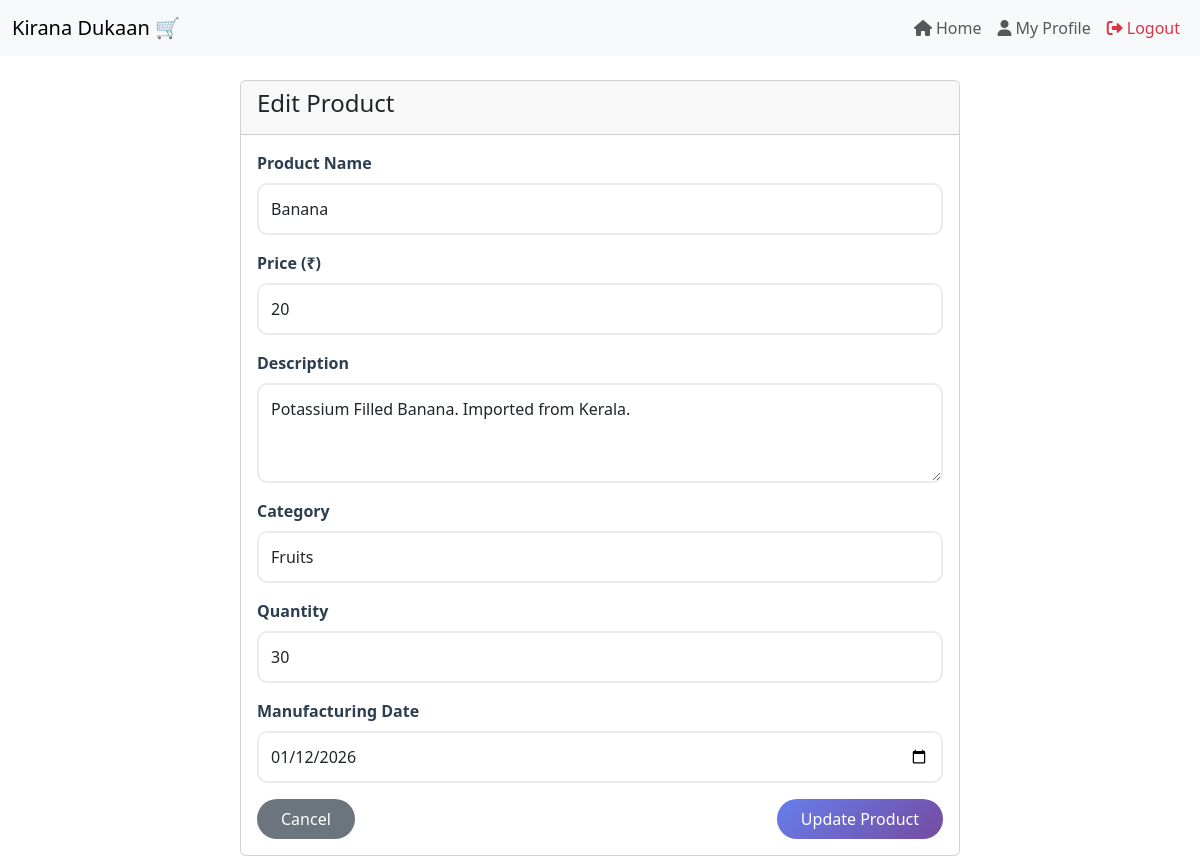
/admin/products/edit/2 (signed in), run on an earlier commit of the app's database.
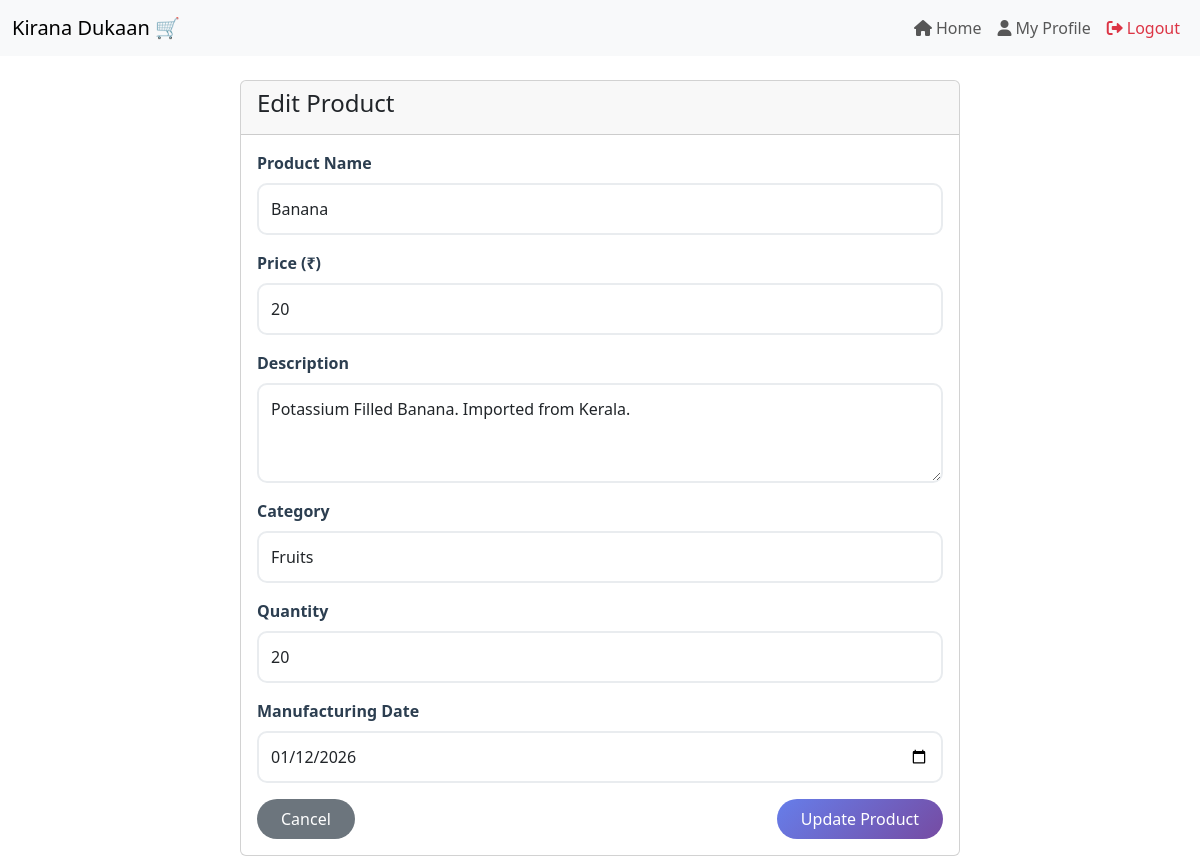
And on a later commit of the database.
### models.py (models this page shows)
class Product(db.Model):
    id = db.Column(db.Integer, primary_key=True)
    name = db.Column(db.String(64), nullable=False)
    price = db.Column(db.Integer, nullable=False)
    description = db.Column(db.String(256), nullable=False)
    category_id = db.Column(db.Integer, db.ForeignKey('category.id'), nullable=False)
    quantity = db.Column(db.Integer, nullable=False)
    man_date = db.Column(db.Date, nullable=False)
    cart_items = db.relationship('Cart', backref='product', lazy=True)
    orders = db.relationship('Order', backref='product', lazy=True)

class Category(db.Model):
    id = db.Column(db.Integer, primary_key=True)
    name = db.Column(db.String(32), unique=True)
    products = db.relationship('Product', backref='category', lazy=True)

### routes.py (the view, shortened to what this page needs)
@main.route('/admin/products/edit/<int:product_id>', methods=['GET', 'POST'])
@admin_required
def admin_edit_product(product_id):
    product = Product.query.get_or_404(product_id)
    categories = Category.query.all()
    return render_template('product/admin_edit_product.html', product=product, categories=categories)

### routes.py (called while the page is built)
def admin_required(f):
    @wraps(f)
    def decorated_function(*args, **kwargs):
        if 'user_id' not in session:
            flash('Please log in to access this page.', 'warning')
            return redirect(url_for('main.login'))
        user = User.query.get(session['user_id'])
        if not user.is_admin:
            flash('Access denied. Admin privileges required.', 'danger')
            return redirect(url_for('main.index'))
        return f(*args, **kwargs)
    return decorated_function

### templates/product/admin_edit_product.html (shortened to what this page needs)
{% extends 'layout.html' %}
{% block content %}
<div class="container mt-4">
    <div class="row justify-content-center">
        <div class="col-md-8">
            <div class="card">
                <div class="card-header">
                    <h4>Edit Product</h4>
                </div>
                <div class="card-body">
                    <form method="post">
                        <div class="mb-3">
                            <label for="name" class="form-label">Product Name</label>
                            <input type="text" class="form-control" id="name" name="name" value="{{ product.name }}" required>
                        </div>
                        <div class="mb-3">
                            <label for="price" class="form-label">Price (₹)</label>
                            <input type="number" step="0.01" class="form-control" id="price" name="price" value="{{ product.price }}" required>
                        </div>
                        <div class="mb-3">
                            <label for="description" class="form-label">Description</label>
                            <textarea class="form-control" id="description" name="description" rows="3" required>{{ product.description }}</textarea>
                        </div>
                        <div class="mb-3">
                            <label for="category_id" class="form-label">Category</label>
                            <select class="form-control" id="category_id" name="category_id" required>
                                {% for category in categories %}
                                <option value="{{ category.id }}" {% if category.id == product.category_id %}selected{% endif %}>{{ category.name }}</option>
                                {% endfor %}
                            </select>
                        </div>
                        <div class="mb-3">
                            <label for="quantity" class="form-label">Quantity</label>
                            <input type="number" class="form-control" id="quantity" name="quantity" value="{{ product.quantity }}" required>
                        </div>
                        <div class="mb-3">
                            <label for="man_date" class="form-label">Manufacturing Date</label>
                            <input type="date" class="form-control" id="man_date" name="man_date" value="{{ product.man_date.strftime('%Y-%m-%d') if product.man_date else '' }}" required>
                        </div>
                        <div class="d-flex justify-content-between">
                            <a href="{{ url_for('main.admin_products') }}" class="btn btn-secondary">Cancel</a>
                            <button type="submit" class="btn btn-primary">Update Product</button>
                        </div>
                    </form>
                </div>
            </div>
        </div>
    </div>
</div>
{% endblock %}

What changed in the data, as far as the page shows it:
changed Product "Banana": quantity "30" → "20"
